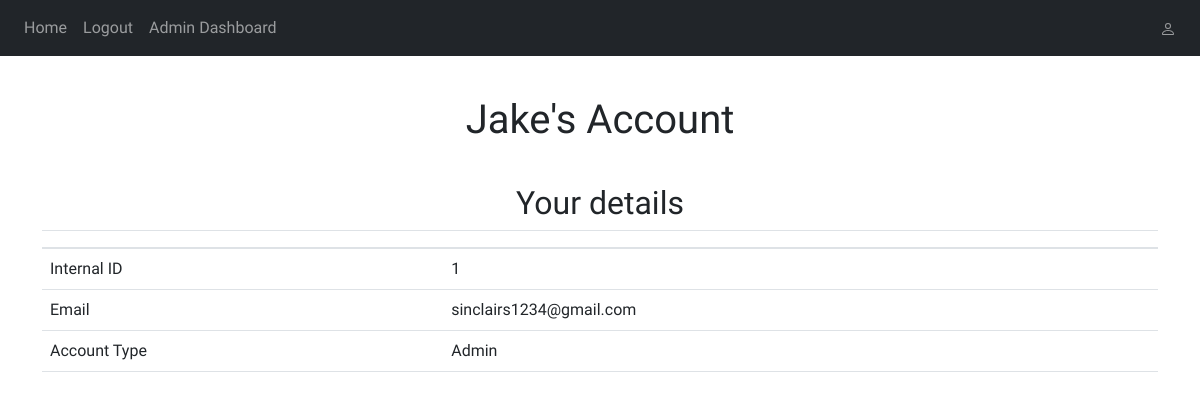
Page /account (signed in) on the committed database.
### website/models.py (models this page shows)
class User(db.Model, UserMixin):
    id = db.Column(db.Integer, primary_key=True)
    email = db.Column(db.String(150), unique=True)
    password = db.Column(db.String(150))
    first_name = db.Column(db.String(150))
    access_level = db.Column(db.Integer)
    books = db.relationship("Book", backref="user")

### website/views.py (the view)
@views.route("/account", methods=["GET", "POST"])
@login_required
def account():
  return(render_template("account.html", user=current_user))

### website/__init__.py (called while the page is built)
def create_app():
  app = Flask(__name__)
  app.config['SECRET_KEY'] = "THISISVERYSECRET"
  app.config["SQLALCHEMY_DATABASE_URI"] = f"sqlite:///{DB_NAME}"
  db.init_app(app)
  from .views import views
  from .auth import auth
  app.register_blueprint(views, url_prefix="/")
  app.register_blueprint(auth, url_prefix="/")
  from .models import User
  create_database(app)
  create_adminHash()
  login_manager = LoginManager()
  login_manager.login_view = 'auth.login'
  login_manager.init_app(app)
  @login_manager.user_loader
  def load_user(id):
    return User.query.get(int(id))
  @app.context_processor
  def inject_user():
    user_details = dict(user=current_user)
    if current_user.is_authenticated:
      user_details.update(access_level=current_user.access_level)
    return user_details
  return app

### website/templates/account.html (shortened to what this page needs)
{% extends "base.html" %}
{% block content %}
<h1 class="text-center" id="account_name">{{ user.first_name }}'s Account</h1>
<h2 align="center">Your details</h2>
<table class="table table-hover text-centered">
  <thead>
    <tr>
      <th scope="col"></th>
      <th scope="col"></th>
    </tr>
  </thead>
  <tbody>
    <tr>
      <td scope="col">Internal ID</td>
      <td>{{ current_user.id }}</td>
    </tr>
    <tr>
      <td scope="col">Email</td>
      <td>{{ current_user.email }}</td>
    </tr>
    <tr>
      <td scope="col">Account Type</td>
      {% if current_user.access_level == 0 %}
        <td>Normal</td>
      {% else %}
        <td>Admin</td>
      {% endif %}
    </tr>
  </tbody>
</table>
{% endblock %}

### website/static/style.css (style rules this page uses)
* { font-family: 'Kdam Thmor Pro', sans-serif; }
body { font-family: 'Kdam Thmor Pro', sans-serif; }
h1 { font-family: 'Kdam Thmor Pro', sans-serif; }
#account_name { margin: 40px; }

### rows in the picture
User: first_name "Jake", id "1", email "sinclairs1234@gmail.com"
